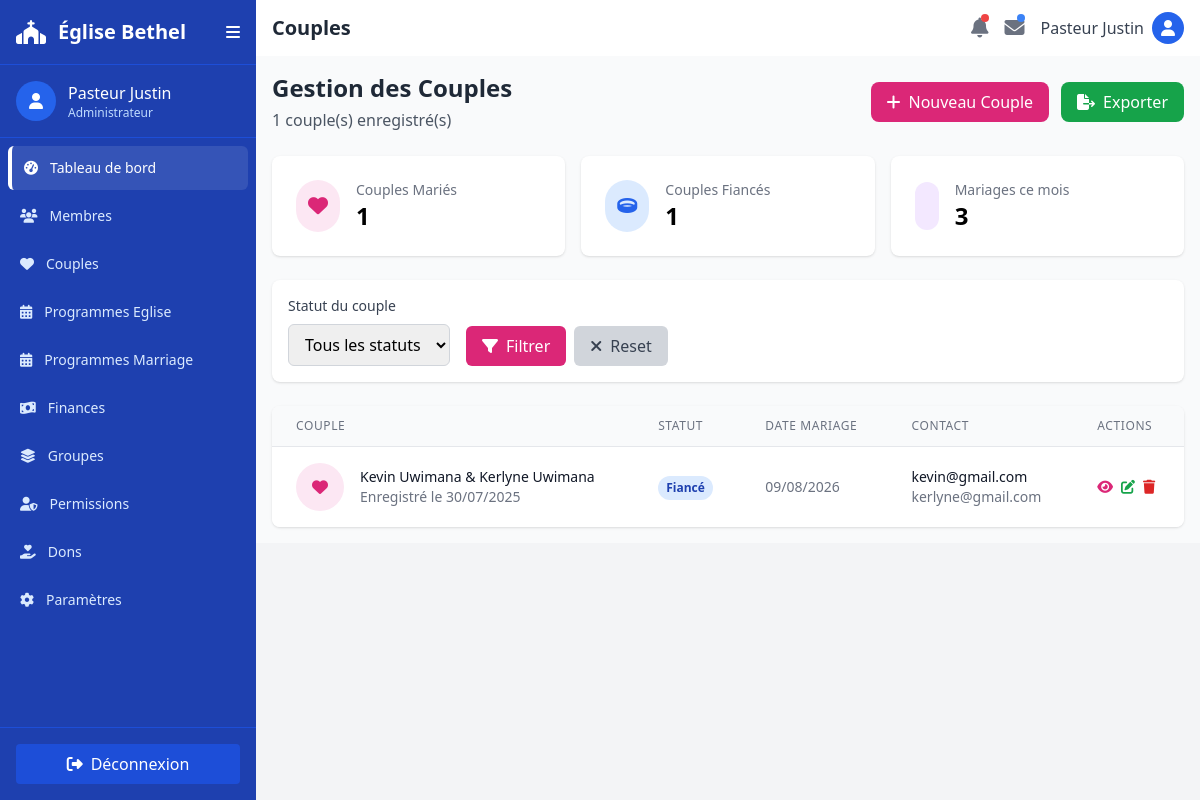
The app's page /couples/ (signed in) with its own data.
### core/models.py (models this page shows, shortened)
class Couple(models.Model):
    STATUT_CHOICES = [
        ('marie', 'Marié'),
        ('fiance', 'Fiancé'),
    ]
    membre_mari = models.ForeignKey(
        Membre,
        on_delete=models.CASCADE,
        related_name='couples_mari'
    )
    membre_femme = models.ForeignKey(
        Membre,
        on_delete=models.CASCADE,
        related_name='couples_femme'
    )
    statut_couple = models.CharField(max_length=10, choices=STATUT_CHOICES)
    date_mariage = models.DateField(null=True, blank=True)
    created_at = models.DateTimeField(auto_now_add=True)
    updated_at = models.DateTimeField(auto_now=True)
    class Meta:
        verbose_name = "Couple"
        verbose_name_plural = "Couples"
        unique_together = ['membre_mari', 'membre_femme']

class Membre(models.Model):
    SEXE_CHOICES = [
        ('M', 'Masculin'),
        ('F', 'Féminin'),
    ]
    STATUT_BAPTISMAL_CHOICES = [
        ('baptise_eglise', 'Baptisé Église'),
        ('non_baptise', 'Non Baptisé'),
        ('baptise_autre_eglise', 'Baptisé Autre Église'),
    ]
    nom = models.CharField(max_length=100)
    prenom = models.CharField(max_length=100)
    date_naissance = models.DateField()
    adresse = models.TextField()
    telephone = models.CharField(
        max_length=20,
        validators=[RegexValidator(r'^\+?1?\d{9,15}$', 'Numéro de téléphone invalide')]
    )
    email = models.EmailField(unique=True)
    sexe = models.CharField(
        max_length=1,
        choices=SEXE_CHOICES,
        null=True,
        blank=True,
        verbose_name="Sexe"
    )
    statut_baptismal = models.CharField(
        max_length=25,
        choices=STATUT_BAPTISMAL_CHOICES,
        default='non_baptise'
    )
    date_adhesion = models.DateField()
    photo_profil_url = models.URLField(blank=True, null=True)
    created_at = models.DateTimeField(auto_now_add=True)
    updated_at = models.DateTimeField(auto_now=True)
    class Meta:
        verbose_name = "Membre"
        verbose_name_plural = "Membres"
        ordering = ['nom', 'prenom']
    @property
    def nom_complet(self):
        return f"{self.prenom} {self.nom}"

### core/views.py (the view)
# urls.py: path('couples/', views.couple_list_view, name='couple_list'),
@login_required
def couple_list_view(request):
    couples = Couple.objects.all().select_related('membre_mari', 'membre_femme').order_by('-date_mariage')
    statut = request.GET.get('statut')
    if statut:
        couples = couples.filter(statut_couple=statut)
    paginator = Paginator(couples, 15)
    page_number = request.GET.get('page')
    page_obj = paginator.get_page(page_number)
    context = {
        'page_obj': page_obj,
        'statut': statut,
        'statut_choices': Couple.STATUT_CHOICES,
    }
    return render(request, 'couple/couples.html', context)

### core/templates/couple/couples.html (shortened to what this page needs)
{% extends "core/base.html" %}
{% block title %}Couples{% endblock title %}
{% block body %}
<main class="flex-1 overflow-y-auto p-4 bg-gray-50">
    <div class="flex justify-between items-center mb-6">
        <div>
            <h2 class="text-2xl font-bold text-gray-800">Gestion des Couples</h2>
            <p class="text-gray-600 mt-1">{{ page_obj.paginator.count }} couple(s) enregistré(s)</p>
        </div>
        <div class="flex space-x-3">
            <button onclick="window.location.href='{% url 'couple_create' %}'" class="bg-pink-600 hover:bg-pink-700 text-white px-4 py-2 rounded-lg flex items-center">
                <i class="fas fa-plus mr-2"></i>
                Nouveau Couple
            </button>
            <button class="bg-green-600 hover:bg-green-700 text-white px-4 py-2 rounded-lg flex items-center">
                <i class="fas fa-file-export mr-2"></i>
                Exporter
            </button>
        </div>
    </div>
    <div class="grid grid-cols-1 md:grid-cols-3 gap-4 mb-6">
        <div class="bg-white rounded-lg shadow p-6">
            <div class="flex items-center">
                <div class="p-3 rounded-full bg-pink-100 text-pink-600 mr-4">
                    <i class="fas fa-heart text-xl"></i>
                </div>
                <div>
                    <p class="text-gray-500 text-sm">Couples Mariés</p>
                    <h3 class="text-2xl font-bold">{{ page_obj.object_list|length }}</h3>
                </div>
            </div>
        </div>
        <div class="bg-white rounded-lg shadow p-6">
            <div class="flex items-center">
                <div class="p-3 rounded-full bg-blue-100 text-blue-600 mr-4">
                    <i class="fas fa-ring text-xl"></i>
                </div>
                <div>
                    <p class="text-gray-500 text-sm">Couples Fiancés</p>
                    <h3 class="text-2xl font-bold">{{ page_obj.object_list|length }}</h3>
                </div>
            </div>
        </div>
        <div class="bg-white rounded-lg shadow p-6">
            <div class="flex items-center">
                <div class="p-3 rounded-full bg-purple-100 text-purple-600 mr-4">
                </div>
                <div>
                    <p class="text-gray-500 text-sm">Mariages ce mois</p>
                    <h3 class="text-2xl font-bold">3</h3>
                </div>
            </div>
        </div>
    </div>
    <div class="bg-white rounded-lg shadow mb-6 p-4">
        <form method="GET" class="flex items-end space-x-4">
            <div>
                <label class="block text-sm font-medium text-gray-700 mb-2">Statut du couple</label>
                <select name="statut" class="border border-gray-300 rounded-md px-3 py-2 focus:outline-none focus:ring-2 focus:ring-pink-500">
                    <option value="">Tous les statuts</option>
                </select>
            </div>
            <div class="flex space-x-2">
                <button type="submit" class="bg-pink-600 hover:bg-pink-700 text-white px-4 py-2 rounded-md">
                    <i class="fas fa-filter mr-2"></i>Filtrer
                </button>
                <a href="{% url 'couple_list' %}" class="bg-gray-300 hover:bg-gray-400 text-gray-700 px-4 py-2 rounded-md">
                    <i class="fas fa-times mr-2"></i>Reset
                </a>
            </div>
        </form>
    </div>
    <div class="bg-white rounded-lg shadow overflow-hidden">
        <div class="overflow-x-auto">
            <table class="min-w-full divide-y divide-gray-200">
                <thead class="bg-gray-50">
                    <tr>
                        <th class="px-6 py-3 text-left text-xs font-medium text-gray-500 uppercase tracking-wider">Couple</th>
                        <th class="px-6 py-3 text-left text-xs font-medium text-gray-500 uppercase tracking-wider">Statut</th>
                        <th class="px-6 py-3 text-left text-xs font-medium text-gray-500 uppercase tracking-wider">Date Mariage</th>
                        <th class="px-6 py-3 text-left text-xs font-medium text-gray-500 uppercase tracking-wider">Contact</th>
                        <th class="px-6 py-3 text-left text-xs font-medium text-gray-500 uppercase tracking-wider">Actions</th>
                    </tr>
                </thead>
                <tbody class="bg-white divide-y divide-gray-200">
                    {% for couple in page_obj %}
                    <tr class="hover:bg-gray-50">
                        <td class="px-6 py-4 whitespace-nowrap">
                            <div class="flex items-center">
                                <div class="flex-shrink-0 h-12 w-12">
                                    <div class="h-12 w-12 rounded-full bg-pink-100 flex items-center justify-center">
                                        <i class="fas fa-heart text-pink-600"></i>
                                    </div>
                                </div>
                                <div class="ml-4">
                                    <div class="text-sm font-medium text-gray-900">
                                        {{ couple.membre_mari.nom_complet }} & {{ couple.membre_femme.nom_complet }}
                                    </div>
                                    <div class="text-sm text-gray-500">
                                        Enregistré le {{ couple.created_at|date:"d/m/Y" }}
                                    </div>
                                </div>
                            </div>
                        </td>
                        <td class="px-6 py-4 whitespace-nowrap">
                            <span class="inline-flex px-2 py-1 text-xs font-semibold rounded-full
                                {% if couple.statut_couple == 'marie' %}bg-green-100 text-green-800
                                {% else %}bg-blue-100 text-blue-800{% endif %}">
                                {{ couple.get_statut_couple_display }}
                            </span>
                        </td>
                        <td class="px-6 py-4 whitespace-nowrap text-sm text-gray-500">
                            {% if couple.date_mariage %}
                                {{ couple.date_mariage|date:"d/m/Y" }}
                            {% else %}
                                <span class="text-gray-400">Non définie</span>
                            {% endif %}
                        </td>
                        <td class="px-6 py-4 whitespace-nowrap">
                            <div class="text-sm text-gray-900">{{ couple.membre_mari.email }}</div>
                            <div class="text-sm text-gray-500">{{ couple.membre_femme.email }}</div>
                        </td>
                        <td class="px-6 py-4 whitespace-nowrap text-sm font-medium">
                            <div class="flex space-x-2">
                                <a href="{% url 'couple_detail' couple.pk %}" class="text-pink-600 hover:text-pink-900">
                                    <i class="fas fa-eye"></i>
                                </a>
                                <a href="#" class="text-green-600 hover:text-green-900">
                                    <i class="fas fa-edit"></i>
                                </a>
                                <a href="#" class="text-red-600 hover:text-red-900">
                                    <i class="fas fa-trash"></i>
                                </a>
                            </div>
                        </td>
                    </tr>
                    {% endfor %}
                </tbody>
            </table>
        </div>
    </div>
</main>
{% endblock body %}

### records on screen
Couple: membre_mari.nom_complet "Kevin Uwimana", membre_femme.nom_complet "Kerlyne Uwimana", created_at "30/07/2025", statut_couple "Fiancé", date_mariage "09/08/2026", membre_mari.email "kevin@gmail.com", membre_femme.email "kerlyne@gmail.com"

### other values on screen
{{ page_obj.paginator.count }} "1"
{{ page_obj.object_list|length }} "1"
